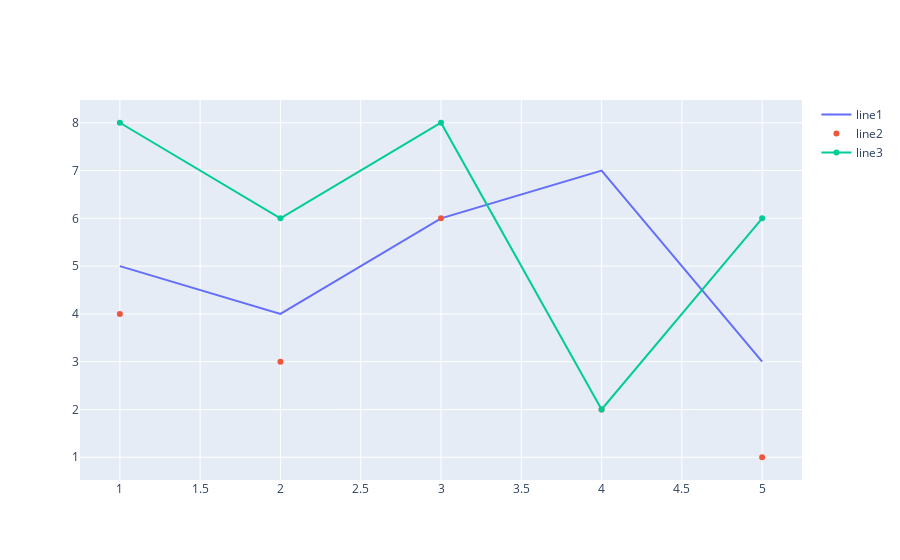

Notebook code cell kept with this figure:
### Code cell
fig.add_trace(go.Scatter(x=x1, y=y1, name = "line1", mode = "lines"))
fig.add_trace(go.Scatter(x=x2, y=y2, name = "line2", mode = "markers"))
fig.add_trace(go.Scatter(x=x3, y=y3, name = "line3", mode = "lines+markers"))
fig.show()

### Figure 1 — Plotly figure (JSON) as saved in the notebook; plotly's stock layout.template omitted (floating-point values rounded to 4 significant figures)
{"data": [{"mode": "lines", "name": "line1", "type": "scatter", "x": [1, 2, 3, 4, 5], "y": [5, 4, 6, 7, 3]}, {"mode": "markers", "name": "line2", "type": "scatter", "x": [1, 2, 3, 4, 5], "y": [4, 3, 6, 2, 1]}, {"mode": "lines+markers", "name": "line3", "type": "scatter", "x": [1, 2, 3, 4, 5], "y": [8, 6, 8, 2, 6]}], "layout": {}}
